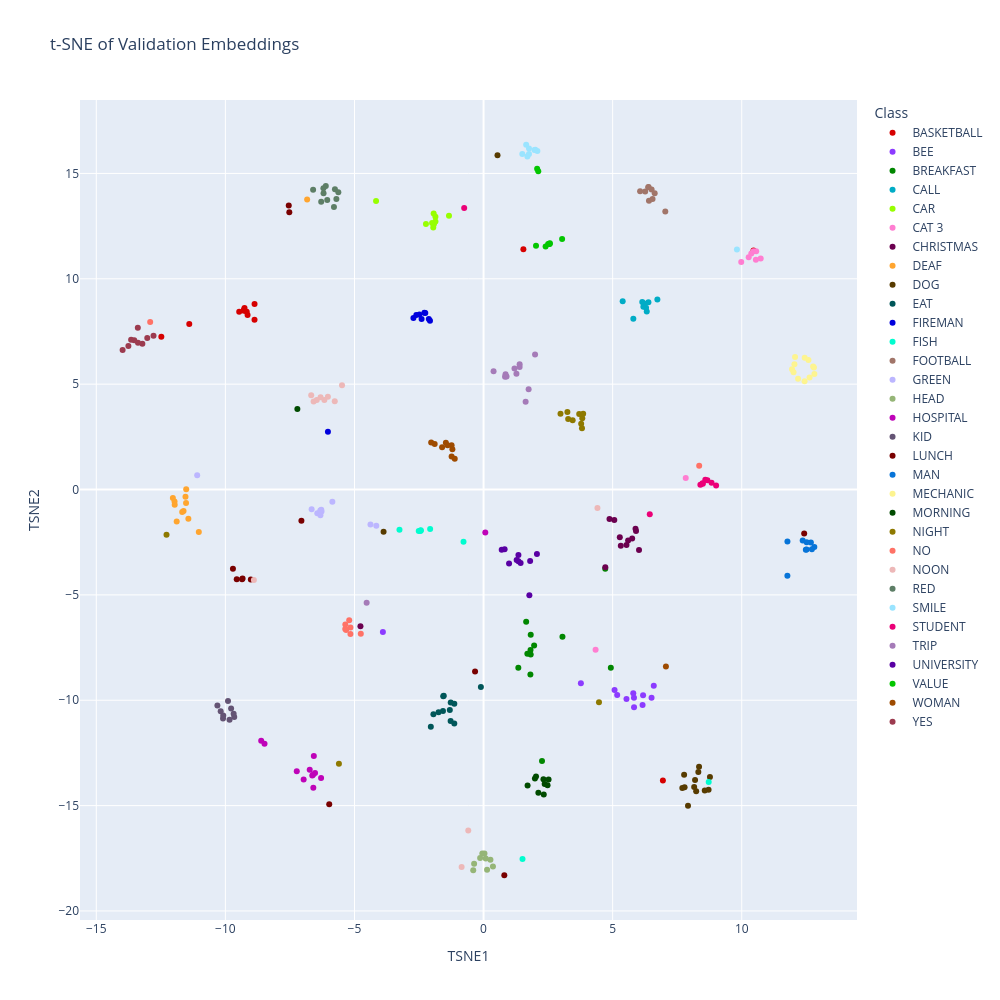

The notebook cell saved with this chart:
### Code cell
embeddings = val["embeddings"]
labels = val["labels"]
id_to_label = val["id_to_label"]

class_names = [id_to_label[label] for label in labels]

tsne = TSNE(
    n_components=2,
    perplexity=30,
    learning_rate="auto",
    init="pca",
    random_state=42
)

embeddings_2d = tsne.fit_transform(embeddings)

df = pd.DataFrame({
    "TSNE1": embeddings_2d[:, 0],
    "TSNE2": embeddings_2d[:, 1],
    "Class": class_names
})

palette_32 = cc.glasbey[:32]

fig = px.scatter(
    df,
    x="TSNE1",
    y="TSNE2",
    color="Class",
    title="t-SNE of Validation Embeddings",
    width=1000,
    height=1000,
    color_discrete_sequence=palette_32
)

fig.show()

### Figure 1 — Plotly figure (JSON) as saved in the notebook; plotly's stock layout.template omitted (floating-point values rounded to 4 significant figures)
{"data": [{"hovertemplate": "Class=BASKETBALL<br>TSNE1=%{x}<br>TSNE2=%{y}<extra></extra>", "legendgroup": "BASKETBALL", "marker": {"color": "#d60000", "symbol": "circle"}, "mode": "markers", "name": "BASKETBALL", "orientation": "v", "showlegend": true, "type": "scatter", "x": [10.46, -12.48, 6.946, -9.284, -9.14, -8.871, 1.542, -9.282, -9.465, -11.4, -8.87, -9.173, -9.259], "xaxis": "x", "y": [11.35, 7.256, -13.81, 8.482, 8.28, 8.063, 11.4, 8.53, 8.439, 7.858, 8.801, 8.438, 8.614], "yaxis": "y"}, {"hovertemplate": "Class=BEE<br>TSNE1=%{x}<br>TSNE2=%{y}<extra></extra>", "legendgroup": "BEE", "marker": {"color": "#8c3bff", "symbol": "circle"}, "mode": "markers", "name": "BEE", "orientation": "v", "showlegend": true, "type": "scatter", "x": [5.535, 6.179, -3.899, 6.506, 6.158, 5.828, 5.826, 6.593, 5.798, 3.769, 5.074, 5.176], "xaxis": "x", "y": [-9.939, -9.758, -6.759, -9.886, -10.23, -10.34, -9.876, -9.316, -9.67, -9.197, -9.514, -9.747], "yaxis": "y"}, {"hovertemplate": "Class=BREAKFAST<br>TSNE1=%{x}<br>TSNE2=%{y}<extra></extra>", "legendgroup": "BREAKFAST", "marker": {"color": "#018700", "symbol": "circle"}, "mode": "markers", "name": "BREAKFAST", "orientation": "v", "showlegend": true, "type": "scatter", "x": [4.713, 1.696, 4.929, 1.826, 1.958, 1.814, 2.264, 1.65, 3.056, 1.819, 1.347, 1.827], "xaxis": "x", "y": [-3.761, -7.788, -8.458, -7.833, -7.402, -8.783, -12.88, -6.279, -6.983, -7.619, -8.464, -6.889], "yaxis": "y"}, {"hovertemplate": "Class=CALL<br>TSNE1=%{x}<br>TSNE2=%{y}<extra></extra>", "legendgroup": "CALL", "marker": {"color": "#00acc6", "symbol": "circle"}, "mode": "markers", "name": "CALL", "orientation": "v", "showlegend": true, "type": "scatter", "x": [6.321, 6.189, 5.388, 6.293, 6.385, 6.732, 5.801, 6.147, 6.221], "xaxis": "x", "y": [8.454, 8.68, 8.93, 8.622, 8.884, 9.02, 8.107, 8.902, 8.824], "yaxis": "y"}, {"hovertemplate": "Class=CAR<br>TSNE1=%{x}<br>TSNE2=%{y}<extra></extra>", "legendgroup": "CAR", "marker": {"color": "#97ff00", "symbol": "circle"}, "mode": "markers", "name": "CAR", "orientation": "v", "showlegend": true, "type": "scatter", "x": [-1.339, -1.925, -2.232, -1.933, -1.994, -1.865, -1.949, -1.864, -4.164], "xaxis": "x", "y": [13.0, 12.59, 12.6, 13.1, 12.65, 12.94, 12.44, 12.71, 13.69], "yaxis": "y"}, {"hovertemplate": "Class=CAT 3<br>TSNE1=%{x}<br>TSNE2=%{y}<extra></extra>", "legendgroup": "CAT 3", "marker": {"color": "#ff7ed1", "symbol": "circle"}, "mode": "markers", "name": "CAT 3", "orientation": "v", "showlegend": true, "type": "scatter", "x": [7.83, 4.339, 9.98, 10.37, 10.55, 10.46, 10.56, 10.27, 10.73], "xaxis": "x", "y": [0.5467, -7.603, 10.8, 11.2, 10.9, 11.31, 11.31, 11.02, 10.96], "yaxis": "y"}, {"hovertemplate": "Class=CHRISTMAS<br>TSNE1=%{x}<br>TSNE2=%{y}<extra></extra>", "legendgroup": "CHRISTMAS", "marker": {"color": "#6b004f", "symbol": "circle"}, "mode": "markers", "name": "CHRISTMAS", "orientation": "v", "showlegend": true, "type": "scatter", "x": [5.277, 5.756, 5.064, 5.905, 6.022, 4.715, 5.536, 5.885, 4.877, 5.315, 5.598, -4.768], "xaxis": "x", "y": [-2.266, -2.325, -1.45, -1.969, -2.872, -3.688, -2.635, -1.86, -1.4, -2.664, -2.424, -6.494], "yaxis": "y"}, {"hovertemplate": "Class=DEAF<br>TSNE1=%{x}<br>TSNE2=%{y}<extra></extra>", "legendgroup": "DEAF", "marker": {"color": "#ffa52f", "symbol": "circle"}, "mode": "markers", "name": "DEAF", "orientation": "v", "showlegend": true, "type": "scatter", "x": [-11.03, -11.52, -11.62, -11.52, -11.97, -11.54, -6.833, -12.03, -11.67, -11.96, -11.89, -11.43], "xaxis": "x", "y": [-2.013, -0.6446, -1.014, 0.007942, -0.5677, -0.3399, 13.77, -0.4073, -1.065, -0.7267, -1.518, -1.39], "yaxis": "y"}, {"hovertemplate": "Class=DOG<br>TSNE1=%{x}<br>TSNE2=%{y}<extra></extra>", "legendgroup": "DOG", "marker": {"color": "#573b00", "symbol": "circle"}, "mode": "markers", "name": "DOG", "orientation": "v", "showlegend": true, "type": "scatter", "x": [8.235, 8.346, 7.786, 8.769, 7.699, 8.715, 8.318, 0.5397, 7.919, 8.157, 8.568, 7.768, -3.872, 8.192], "xaxis": "x", "y": [-14.32, -13.16, -14.13, -13.64, -14.16, -14.25, -13.4, 15.87, -15.01, -14.12, -14.28, -13.54, -1.999, -13.79], "yaxis": "y"}, {"hovertemplate": "Class=EAT<br>TSNE1=%{x}<br>TSNE2=%{y}<extra></extra>", "legendgroup": "EAT", "marker": {"color": "#005659", "symbol": "circle"}, "mode": "markers", "name": "EAT", "orientation": "v", "showlegend": true, "type": "scatter", "x": [-0.1034, -1.277, -1.561, -1.942, -1.272, -1.744, -1.307, -1.572, -1.133, -2.042, -1.542, -1.134], "xaxis": "x", "y": [-9.367, -10.99, -9.814, -10.66, -10.11, -10.57, -10.46, -10.51, -10.17, -11.26, -9.783, -11.1], "yaxis": "y"}, {"hovertemplate": "Class=FIREMAN<br>TSNE1=%{x}<br>TSNE2=%{y}<extra></extra>", "legendgroup": "FIREMAN", "marker": {"color": "#0000dd", "symbol": "circle"}, "mode": "markers", "name": "FIREMAN", "orientation": "v", "showlegend": true, "type": "scatter", "x": [-2.717, -2.257, -2.121, -2.604, -2.401, -2.484, -2.292, -6.028, -2.075], "xaxis": "x", "y": [8.14, 8.375, 8.089, 8.277, 8.098, 8.308, 8.393, 2.736, 8.014], "yaxis": "y"}, {"hovertemplate": "Class=FISH<br>TSNE1=%{x}<br>TSNE2=%{y}<extra></extra>", "legendgroup": "FISH", "marker": {"color": "#00fdcf", "symbol": "circle"}, "mode": "markers", "name": "FISH", "orientation": "v", "showlegend": true, "type": "scatter", "x": [-3.257, 8.72, -2.443, -2.069, -2.511, -2.441, -2.431, -0.7765, 1.509], "xaxis": "x", "y": [-1.91, -13.88, -1.955, -1.871, -1.972, -1.962, -1.932, -2.481, -17.53], "yaxis": "y"}, {"hovertemplate": "Class=FOOTBALL<br>TSNE1=%{x}<br>TSNE2=%{y}<extra></extra>", "legendgroup": "FOOTBALL", "marker": {"color": "#a17569", "symbol": "circle"}, "mode": "markers", "name": "FOOTBALL", "orientation": "v", "showlegend": true, "type": "scatter", "x": [6.26, 6.391, 6.509, 6.063, 6.407, 6.545, 6.379, 7.039, 6.628], "xaxis": "x", "y": [14.14, 14.36, 14.24, 14.15, 13.7, 13.79, 14.34, 13.2, 14.06], "yaxis": "y"}, {"hovertemplate": "Class=GREEN<br>TSNE1=%{x}<br>TSNE2=%{y}<extra></extra>", "legendgroup": "GREEN", "marker": {"color": "#bcb6ff", "symbol": "circle"}, "mode": "markers", "name": "GREEN", "orientation": "v", "showlegend": true, "type": "scatter", "x": [-6.44, -6.277, -6.286, -11.09, -5.856, -6.323, -4.154, -4.38, -6.319, -6.659], "xaxis": "x", "y": [-1.13, -1.039, -0.9632, 0.6725, -0.5815, -1.001, -1.724, -1.661, -1.216, -0.9329], "yaxis": "y"}, {"hovertemplate": "Class=HEAD<br>TSNE1=%{x}<br>TSNE2=%{y}<extra></extra>", "legendgroup": "HEAD", "marker": {"color": "#95b577", "symbol": "circle"}, "mode": "markers", "name": "HEAD", "orientation": "v", "showlegend": true, "type": "scatter", "x": [-0.4006, 0.0838, 0.1367, -0.132, 0.2664, -0.3662, -0.04774, 0.03558, 0.3638], "xaxis": "x", "y": [-18.07, -17.51, -18.04, -17.48, -17.57, -17.76, -17.28, -17.27, -17.89], "yaxis": "y"}, {"hovertemplate": "Class=HOSPITAL<br>TSNE1=%{x}<br>TSNE2=%{y}<extra></extra>", "legendgroup": "HOSPITAL", "marker": {"color": "#bf03b8", "symbol": "circle"}, "mode": "markers", "name": "HOSPITAL", "orientation": "v", "showlegend": true, "type": "scatter", "x": [-6.527, -6.574, -6.634, -6.733, -6.594, -8.613, -6.604, -8.484, -7.235, -6.293, -6.969, 0.06712], "xaxis": "x", "y": [-13.45, -12.65, -13.57, -13.3, -14.16, -11.93, -13.53, -12.06, -13.37, -13.69, -13.77, -2.039], "yaxis": "y"}, {"hovertemplate": "Class=KID<br>TSNE1=%{x}<br>TSNE2=%{y}<extra></extra>", "legendgroup": "KID", "marker": {"color": "#645474", "symbol": "circle"}, "mode": "markers", "name": "KID", "orientation": "v", "showlegend": true, "type": "scatter", "x": [-10.09, -9.657, -10.18, -9.778, -10.08, -10.31, -9.68, -9.839, -9.898], "xaxis": "x", "y": [-10.87, -10.79, -10.52, -10.39, -10.72, -10.25, -10.64, -10.92, -10.03], "yaxis": "y"}, {"hovertemplate": "Class=LUNCH<br>TSNE1=%{x}<br>TSNE2=%{y}<extra></extra>", "legendgroup": "LUNCH", "marker": {"color": "#790000", "symbol": "circle"}, "mode": "markers", "name": "LUNCH", "orientation": "v", "showlegend": true, "type": "scatter", "x": [0.8038, -9.56, -7.524, -7.055, 12.42, -9.707, -9.334, -0.3297, -9.354, -9.014, -7.546, -5.978], "xaxis": "x", "y": [-18.31, -4.259, 13.16, -1.48, -2.09, -3.763, -4.217, -8.641, -4.258, -4.273, 13.48, -14.93], "yaxis": "y"}, {"hovertemplate": "Class=MAN<br>TSNE1=%{x}<br>TSNE2=%{y}<extra></extra>", "legendgroup": "MAN", "marker": {"color": "#0774d8", "symbol": "circle"}, "mode": "markers", "name": "MAN", "orientation": "v", "showlegend": true, "type": "scatter", "x": [11.77, 12.51, 12.36, 12.48, 12.81, 11.77, 12.68, 12.51, 12.72], "xaxis": "x", "y": [-2.464, -2.848, -2.419, -2.856, -2.725, -4.088, -2.513, -2.499, -2.834], "yaxis": "y"}, {"hovertemplate": "Class=MECHANIC<br>TSNE1=%{x}<br>TSNE2=%{y}<extra></extra>", "legendgroup": "MECHANIC", "marker": {"color": "#fdf490", "symbol": "circle"}, "mode": "markers", "name": "MECHANIC", "orientation": "v", "showlegend": true, "type": "scatter", "x": [12.8, 12.58, 12.07, 11.95, 12.44, 12.01, 12.18, 12.76, 12.04, 12.43, 12.81, 12.63], "xaxis": "x", "y": [5.792, 6.143, 6.285, 5.71, 6.258, 5.566, 5.251, 5.835, 5.948, 5.142, 5.484, 5.313], "yaxis": "y"}, {"hovertemplate": "Class=MORNING<br>TSNE1=%{x}<br>TSNE2=%{y}<extra></extra>", "legendgroup": "MORNING", "marker": {"color": "#004b00", "symbol": "circle"}, "mode": "markers", "name": "MORNING", "orientation": "v", "showlegend": true, "type": "scatter", "x": [2.367, 1.705, 2.32, 2.123, 2.518, -7.212, 2.331, 2.478, 1.989, 2.032], "xaxis": "x", "y": [-13.97, -14.05, -13.75, -14.4, -13.76, 3.827, -14.48, -14.04, -13.71, -13.62], "yaxis": "y"}, {"hovertemplate": "Class=NIGHT<br>TSNE1=%{x}<br>TSNE2=%{y}<extra></extra>", "legendgroup": "NIGHT", "marker": {"color": "#8e7900", "symbol": "circle"}, "mode": "markers", "name": "NIGHT", "orientation": "v", "showlegend": true, "type": "scatter", "x": [3.824, 3.45, 3.812, -5.602, 3.277, 3.247, 4.47, -12.28, 3.705, 3.858, 2.98, 3.781], "xaxis": "x", "y": [3.387, 3.282, 2.909, -13.01, 3.352, 3.681, -10.09, -2.151, 3.588, 3.594, 3.591, 3.12], "yaxis": "y"}, {"hovertemplate": "Class=NO<br>TSNE1=%{x}<br>TSNE2=%{y}<extra></extra>", "legendgroup": "NO", "marker": {"color": "#ff7266", "symbol": "circle"}, "mode": "markers", "name": "NO", "orientation": "v", "showlegend": true, "type": "scatter", "x": [-5.354, -4.755, 8.352, -5.204, -5.157, -5.324, -5.157, -5.357, -12.91], "xaxis": "x", "y": [-6.41, -6.85, 1.128, -6.199, -6.858, -6.661, -6.553, -6.621, 7.952], "yaxis": "y"}, {"hovertemplate": "Class=NOON<br>TSNE1=%{x}<br>TSNE2=%{y}<extra></extra>", "legendgroup": "NOON", "marker": {"color": "#edb8b8", "symbol": "circle"}, "mode": "markers", "name": "NOON", "orientation": "v", "showlegend": true, "type": "scatter", "x": [-8.896, -0.8502, -6.583, -6.166, 4.411, -5.763, -0.5917, -6.029, -6.676, -6.312, -6.46, -5.482], "xaxis": "x", "y": [-4.296, -17.92, 4.18, 4.252, -0.8814, 4.184, -16.18, 4.403, 4.472, 4.385, 4.244, 4.952], "yaxis": "y"}, {"hovertemplate": "Class=RED<br>TSNE1=%{x}<br>TSNE2=%{y}<extra></extra>", "legendgroup": "RED", "marker": {"color": "#5d7e66", "symbol": "circle"}, "mode": "markers", "name": "RED", "orientation": "v", "showlegend": true, "type": "scatter", "x": [-6.11, -5.756, -5.7, -5.625, -6.055, -6.288, -5.795, -6.203, -6.602, -6.198], "xaxis": "x", "y": [14.41, 14.26, 13.78, 14.1, 13.73, 13.66, 13.41, 14.3, 14.23, 14.06], "yaxis": "y"}, {"hovertemplate": "Class=SMILE<br>TSNE1=%{x}<br>TSNE2=%{y}<extra></extra>", "legendgroup": "SMILE", "marker": {"color": "#9ae4ff", "symbol": "circle"}, "mode": "markers", "name": "SMILE", "orientation": "v", "showlegend": true, "type": "scatter", "x": [1.65, 2.004, 1.501, 1.76, 2.085, 1.974, 1.76, 9.813, 1.698], "xaxis": "x", "y": [16.36, 16.12, 15.93, 15.92, 16.07, 16.12, 16.19, 11.39, 15.8], "yaxis": "y"}, {"hovertemplate": "Class=STUDENT<br>TSNE1=%{x}<br>TSNE2=%{y}<extra></extra>", "legendgroup": "STUDENT", "marker": {"color": "#eb0077", "symbol": "circle"}, "mode": "markers", "name": "STUDENT", "orientation": "v", "showlegend": true, "type": "scatter", "x": [8.481, 8.671, 8.831, 8.588, 8.492, 8.397, 6.438, -0.7504, 9.007], "xaxis": "x", "y": [0.2933, 0.4406, 0.3156, 0.4673, 0.2772, 0.2236, -1.17, 13.37, 0.1878], "yaxis": "y"}, {"hovertemplate": "Class=TRIP<br>TSNE1=%{x}<br>TSNE2=%{y}<extra></extra>", "legendgroup": "TRIP", "marker": {"color": "#a57bb8", "symbol": "circle"}, "mode": "markers", "name": "TRIP", "orientation": "v", "showlegend": true, "type": "scatter", "x": [0.8318, 1.199, 0.89, 1.396, 1.397, 1.273, 1.63, 0.8514, 1.746, 1.994, 0.3878, -4.528], "xaxis": "x", "y": [5.357, 5.742, 5.362, 5.817, 5.945, 5.494, 4.164, 5.466, 4.758, 6.402, 5.608, -5.369], "yaxis": "y"}, {"hovertemplate": "Class=UNIVERSITY<br>TSNE1=%{x}<br>TSNE2=%{y}<extra></extra>", "legendgroup": "UNIVERSITY", "marker": {"color": "#5900a3", "symbol": "circle"}, "mode": "markers", "name": "UNIVERSITY", "orientation": "v", "showlegend": true, "type": "scatter", "x": [1.804, 1.774, 1.35, 0.9879, 1.435, 0.7025, 2.067, 1.351, 0.815, 1.282], "xaxis": "x", "y": [-3.396, -5.023, -3.106, -3.513, -3.481, -2.859, -3.061, -3.398, -2.829, -3.35], "yaxis": "y"}, {"hovertemplate": "Class=VALUE<br>TSNE1=%{x}<br>TSNE2=%{y}<extra></extra>", "legendgroup": "VALUE", "marker": {"color": "#03c600", "symbol": "circle"}, "mode": "markers", "name": "VALUE", "orientation": "v", "showlegend": true, "type": "scatter", "x": [2.569, 3.042, 2.032, 2.075, 2.403, 2.119, 2.502, 2.556, 2.553], "xaxis": "x", "y": [11.68, 11.89, 11.57, 15.23, 11.53, 15.1, 11.65, 11.66, 11.66], "yaxis": "y"}, {"hovertemplate": "Class=WOMAN<br>TSNE1=%{x}<br>TSNE2=%{y}<extra></extra>", "legendgroup": "WOMAN", "marker": {"color": "#9e4b00", "symbol": "circle"}, "mode": "markers", "name": "WOMAN", "orientation": "v", "showlegend": true, "type": "scatter", "x": [7.063, -1.46, -1.237, -1.606, -1.116, -2.028, -1.893, -1.238, -1.208, -1.394], "xaxis": "x", "y": [-8.404, 2.216, 1.572, 2.003, 1.461, 2.232, 2.165, 2.098, 1.912, 2.095], "yaxis": "y"}, {"hovertemplate": "Class=YES<br>TSNE1=%{x}<br>TSNE2=%{y}<extra></extra>", "legendgroup": "YES", "marker": {"color": "#9c3b4f", "symbol": "circle"}, "mode": "markers", "name": "YES", "orientation": "v", "showlegend": true, "type": "scatter", "x": [-13.38, -13.76, -12.78, -13.53, -13.02, -13.98, -13.39, -13.65, -13.22], "xaxis": "x", "y": [6.964, 6.816, 7.298, 7.085, 7.19, 6.618, 7.673, 7.112, 6.915], "yaxis": "y"}], "layout": {"height": 1000, "legend": {"title": {"text": "Class"}, "tracegroupgap": 0}, "title": {"text": "t-SNE of Validation Embeddings"}, "width": 1000, "xaxis": {"anchor": "y", "domain": [0, 1], "title": {"text": "TSNE1"}}, "yaxis": {"anchor": "x", "domain": [0, 1], "title": {"text": "TSNE2"}}}}
